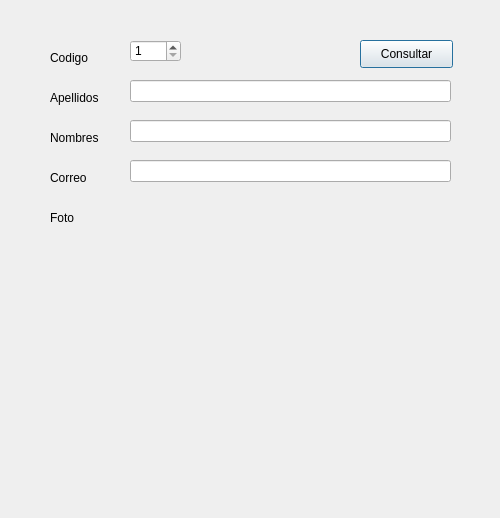
<?xml version="1.0" encoding="UTF-8"?>
<ui version="4.0">
 <class>dlgDemo12</class>
 <widget class="QDialog" name="dlgDemo12">
  <property name="geometry">
   <rect>
    <x>0</x>
    <y>0</y>
    <width>500</width>
    <height>518</height>
   </rect>
  </property>
  <property name="acceptDrops">
   <bool>false</bool>
  </property>
  <property name="windowTitle">
   <string>Demo12: Consulta Conectada de un Alumno x Codigo con Foto</string>
  </property>
  <widget class="QLabel" name="lblCodigo">
   <property name="geometry">
    <rect>
     <x>50</x>
     <y>50</y>
     <width>55</width>
     <height>16</height>
    </rect>
   </property>
   <property name="text">
    <string>Codigo</string>
   </property>
  </widget>
  <widget class="QLabel" name="lblApellidos">
   <property name="geometry">
    <rect>
     <x>50</x>
     <y>90</y>
     <width>55</width>
     <height>16</height>
    </rect>
   </property>
   <property name="text">
    <string>Apellidos</string>
   </property>
  </widget>
  <widget class="QLineEdit" name="txtApellidos">
   <property name="geometry">
    <rect>
     <x>130</x>
     <y>80</y>
     <width>321</width>
     <height>22</height>
    </rect>
   </property>
   <property name="readOnly">
    <bool>true</bool>
   </property>
  </widget>
  <widget class="QLabel" name="lblNombres">
   <property name="geometry">
    <rect>
     <x>50</x>
     <y>130</y>
     <width>55</width>
     <height>16</height>
    </rect>
   </property>
   <property name="text">
    <string>Nombres</string>
   </property>
  </widget>
  <widget class="QLineEdit" name="txtNombres">
   <property name="geometry">
    <rect>
     <x>130</x>
     <y>120</y>
     <width>321</width>
     <height>22</height>
    </rect>
   </property>
   <property name="readOnly">
    <bool>true</bool>
   </property>
  </widget>
  <widget class="QLabel" name="lblCorreo">
   <property name="geometry">
    <rect>
     <x>50</x>
     <y>170</y>
     <width>55</width>
     <height>16</height>
    </rect>
   </property>
   <property name="text">
    <string>Correo</string>
   </property>
  </widget>
  <widget class="QLineEdit" name="txtCorreo">
   <property name="geometry">
    <rect>
     <x>130</x>
     <y>160</y>
     <width>321</width>
     <height>22</height>
    </rect>
   </property>
   <property name="readOnly">
    <bool>true</bool>
   </property>
  </widget>
  <widget class="QPushButton" name="btnConsultar">
   <property name="geometry">
    <rect>
     <x>360</x>
     <y>40</y>
     <width>93</width>
     <height>28</height>
    </rect>
   </property>
   <property name="text">
    <string>Consultar</string>
   </property>
  </widget>
  <widget class="QSpinBox" name="txtCodigo">
   <property name="geometry">
    <rect>
     <x>130</x>
     <y>40</y>
     <width>51</width>
     <height>22</height>
    </rect>
   </property>
   <property name="minimum">
    <number>1</number>
   </property>
   <property name="maximum">
    <number>100</number>
   </property>
  </widget>
  <widget class="QLabel" name="lblFoto">
   <property name="geometry">
    <rect>
     <x>50</x>
     <y>210</y>
     <width>55</width>
     <height>16</height>
    </rect>
   </property>
   <property name="text">
    <string>Foto</string>
   </property>
  </widget>
  <widget class="QLabel" name="imgFoto">
   <property name="geometry">
    <rect>
     <x>130</x>
     <y>200</y>
     <width>321</width>
     <height>291</height>
    </rect>
   </property>
   <property name="text">
    <string/>
   </property>
   <property name="scaledContents">
    <bool>true</bool>
   </property>
  </widget>
 </widget>
 <resources/>
 <connections/>
</ui>
